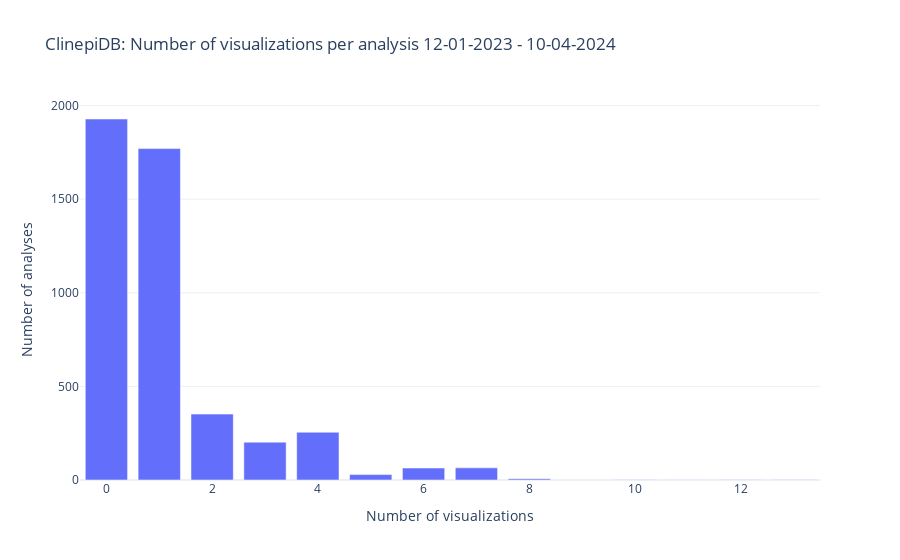

This figure's notebook cell:
### Code cell
# Plot!
fig = px.bar(df,
              x='num_visualizations',
              y='number_analyses',
              title=f"""ClinepiDB: Number of visualizations per analysis 12-01-2023 - {today_date}""",
)
fig.update_layout(xaxis=dict(
                      title="Number of visualizations"
                  ),
                  yaxis=dict(
                      title="Number of analyses"
                  )
)
fig.show()

### Figure 1 — Plotly figure (JSON) as saved in the notebook; plotly's stock layout.template omitted (floating-point values rounded to 4 significant figures)
{"data": [{"alignmentgroup": "True", "hovertemplate": "num_visualizations=%{x}<br>number_analyses=%{y}<extra></extra>", "legendgroup": "", "marker": {"color": "#636efa", "pattern": {"shape": ""}}, "name": "", "offsetgroup": "", "orientation": "v", "showlegend": false, "textposition": "auto", "type": "bar", "x": [0, 1, 2, 3, 4, 5, 6, 7, 8, 10, 11, 12, 13], "xaxis": "x", "y": [1928, 1770, 352, 202, 255, 29, 64, 65, 7, 1, 2, 1, 1], "yaxis": "y"}], "layout": {"barmode": "relative", "legend": {"tracegroupgap": 0}, "title": {"text": "ClinepiDB: Number of visualizations per analysis 12-01-2023 - 10-04-2024"}, "xaxis": {"anchor": "y", "domain": [0, 1], "title": {"text": "Number of visualizations"}}, "yaxis": {"anchor": "x", "domain": [0, 1], "title": {"text": "Number of analyses"}}}}
